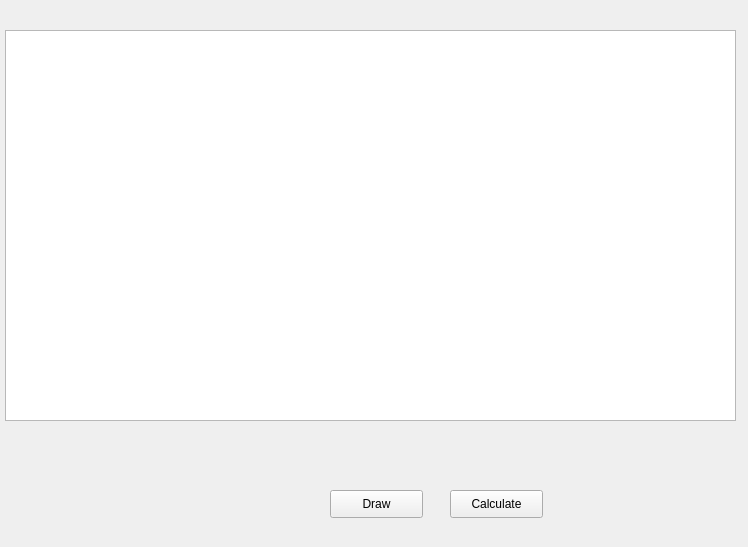
<?xml version="1.0" encoding="UTF-8"?>
<ui version="4.0">
 <class>Drawer</class>
 <widget class="QWidget" name="Drawer">
  <property name="geometry">
   <rect>
    <x>0</x>
    <y>0</y>
    <width>748</width>
    <height>547</height>
   </rect>
  </property>
  <property name="windowTitle">
   <string>Form</string>
  </property>
  <widget class="QPushButton" name="pushButton">
   <property name="geometry">
    <rect>
     <x>330</x>
     <y>490</y>
     <width>93</width>
     <height>28</height>
    </rect>
   </property>
   <property name="text">
    <string>Draw</string>
   </property>
  </widget>
  <widget class="QGraphicsView" name="graphicsView">
   <property name="geometry">
    <rect>
     <x>5</x>
     <y>30</y>
     <width>731</width>
     <height>391</height>
    </rect>
   </property>
  </widget>
  <widget class="QPushButton" name="pushButton_2">
   <property name="geometry">
    <rect>
     <x>450</x>
     <y>490</y>
     <width>93</width>
     <height>28</height>
    </rect>
   </property>
   <property name="text">
    <string>Calculate</string>
   </property>
  </widget>
 </widget>
 <resources/>
 <connections/>
</ui>
